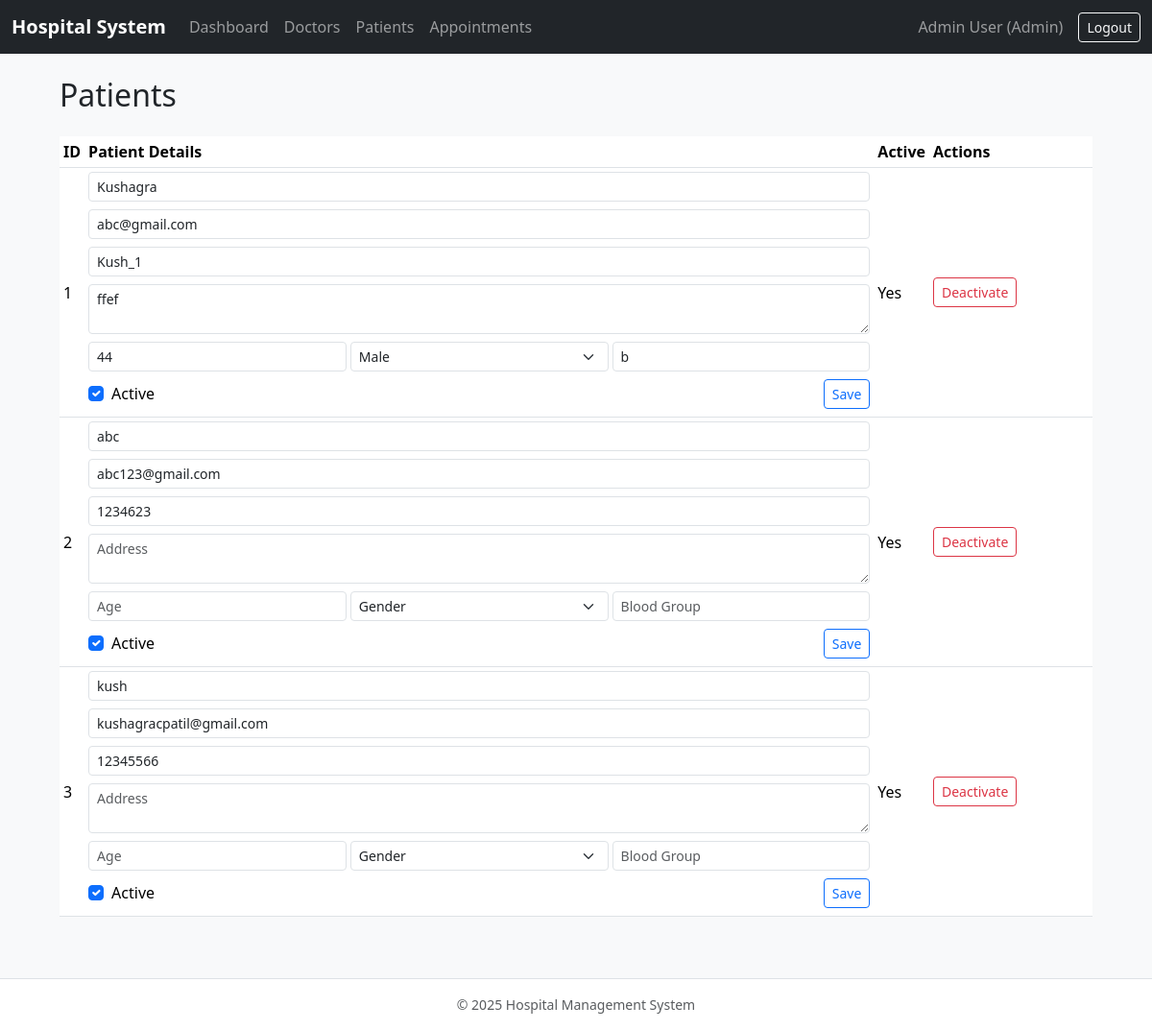
Screenshot of /admin/patients (signed in) with the database file from the repository.
### app.py (models this page shows, shortened)
class User(UserMixin, db.Model):
    __tablename__ = "users"
    id = db.Column(db.Integer, primary_key=True)
    username = db.Column(db.String(80), unique=True, nullable=False)
    name = db.Column(db.String(120), nullable=False)
    email = db.Column(db.String(120), unique=True, nullable=False)
    phone = db.Column(db.String(20))
    password_hash = db.Column(db.String(128), nullable=False)
    role = db.Column(db.String(20), nullable=False)  # admin / doctor / patient
    is_active_user = db.Column(db.Boolean, default=True)
    doctor_profile = db.relationship("DoctorProfile", backref="user", uselist=False)
    patient_profile = db.relationship("PatientProfile", backref="user", uselist=False)
    @property
    def is_active(self):
        return self.is_active_user

class PatientProfile(db.Model):
    __tablename__ = "patient_profiles"
    id = db.Column(db.Integer, primary_key=True)
    user_id = db.Column(db.Integer, db.ForeignKey("users.id"), nullable=False)
    age = db.Column(db.Integer)
    gender = db.Column(db.String(10))
    blood_group = db.Column(db.String(5))
    address = db.Column(db.Text)
    is_active = db.Column(db.Boolean, default=True)
    appointments = db.relationship("Appointment", backref="patient", lazy=True)

### app.py (the view)
@app.route("/admin/patients")
@login_required
@role_required("admin")
def admin_patients():
    patients = PatientProfile.query.all()
    return render_template("admin/patients.html", patients=patients)

### app.py (called while the page is built)
@login_manager.user_loader
def load_user(user_id):
    return User.query.get(int(user_id))

def role_required(*roles):
    def decorator(view):
        @wraps(view)
        def wrapper(*args, **kwargs):
            if not current_user.is_authenticated:
                return login_manager.unauthorized()
            if current_user.role not in roles:
                abort(403)
            return view(*args, **kwargs)
        return wrapper
    return decorator

@app.context_processor
def inject_datetime():
    return {"datetime": datetime}

### templates/admin/patients.html (shortened to what this page needs)
{% extends "base.html" %}
{% block content %}
<h2 class="mb-4">Patients</h2>
{% if patients %}
<div class="table-responsive">
    <table class="table table-sm align-middle">
        <thead>
            <tr>
                <th>ID</th>
                <th>Patient Details</th>
                <th>Active</th>
                <th style="width: 170px;">Actions</th>
            </tr>
        </thead>
        <tbody>
            {% for pat in patients %}
            <tr>
                <td>{{ pat.id }}</td>
                <td>
                    <form class="row g-1" method="post"
                          action="{{ url_for('admin_edit_patient', patient_id=pat.id) }}">
                        <div class="col-12">
                            <input type="text" class="form-control form-control-sm mb-1"
                                   name="name" value="{{ pat.user.name }}" placeholder="Name">
                        </div>
                        <div class="col-12">
                            <input type="email" class="form-control form-control-sm mb-1"
                                   name="email" value="{{ pat.user.email }}" placeholder="Email">
                        </div>
                        <div class="col-12">
                            <input type="text" class="form-control form-control-sm mb-1"
                                   name="phone" value="{{ pat.user.phone or '' }}"
                                   placeholder="Phone">
                        </div>
                        <div class="col-12">
                            <textarea name="address"
                                      class="form-control form-control-sm mb-1"
                                      rows="2"
                                      placeholder="Address">{{ pat.address or '' }}</textarea>
                        </div>
                        <div class="col-4">
                            <input type="number" class="form-control form-control-sm mb-1"
                                   name="age" value="{{ pat.age or '' }}" placeholder="Age">
                        </div>
                        <div class="col-4">
                            <select name="gender"
                                    class="form-select form-select-sm mb-1">
                                <option value="">Gender</option>
                                <option value="Male"
                                  {% if pat.gender == 'Male' %}selected{% endif %}>Male</option>
                            </select>
                        </div>
                        <div class="col-4">
                            <input type="text" class="form-control form-control-sm mb-1"
                                   name="blood_group"
                                   value="{{ pat.blood_group or '' }}"
                                   placeholder="Blood Group">
                        </div>
                        <div class="col-12 d-flex align-items-center mb-1">
                            <div class="form-check me-2">
                                <input class="form-check-input" type="checkbox"
                                       name="is_active" id="pat_active_{{ pat.id }}"
                                       {% if pat.is_active %}checked{% endif %}>
                                <label class="form-check-label"
                                       for="pat_active_{{ pat.id }}">Active</label>
                            </div>
                            <button type="submit"
                                    class="btn btn-sm btn-outline-primary ms-auto">
                                Save
                            </button>
                        </div>
                    </form>
                </td>
                <td>{{ 'Yes' if pat.is_active and pat.user.is_active_user else 'No' }}</td>
                <td>
                    <form method="post"
                          action="{{ url_for('admin_delete_patient', patient_id=pat.id) }}"
                          onsubmit="return confirm('Deactivate this patient?');">
                        <button type="submit" class="btn btn-sm btn-outline-danger">
                            Deactivate
                        </button>
                    </form>
                </td>
            </tr>
            {% endfor %}
        </tbody>
    </table>
</div>
{% else %}
<p class="text-muted">No patients found.</p>
{% endif %}
{% endblock %}

### templates/base.html (shortened to what this page needs)
<!doctype html>
<html lang="en">
<head>
    <link
      href="https://cdn.jsdelivr.net/npm/bootstrap@5.3.3/dist/css/bootstrap.min.css"
      rel="stylesheet"
    >
    <link rel="stylesheet" href="{{ url_for('static', filename='css/style.css') }}">
</head>
<body>
<nav class="navbar navbar-expand-lg navbar-dark bg-dark">
    <div class="container-fluid">
        <a class="navbar-brand" href="{{ url_for('index') }}">Hospital System</a>
        <div class="collapse navbar-collapse" id="navbarNav">
            {% if current_user.is_authenticated %}
                <ul class="navbar-nav me-auto mb-2 mb-lg-0">
                    {% if current_user.role == 'admin' %}
                        <li class="nav-item">
                            <a class="nav-link" href="{{ url_for('admin_dashboard') }}">Dashboard</a>
                        </li>
                        <li class="nav-item">
                            <a class="nav-link" href="{{ url_for('admin_doctors') }}">Doctors</a>
                        </li>
                        <li class="nav-item">
                            <a class="nav-link" href="{{ url_for('admin_patients') }}">Patients</a>
                        </li>
                        <li class="nav-item">
                            <a class="nav-link" href="{{ url_for('admin_appointments') }}">Appointments</a>
                        </li>
                    {% endif %}
                </ul>
                <span class="navbar-text me-3">
                    {{ current_user.name }} ({{ current_user.role|capitalize }})
                </span>
                <a class="btn btn-outline-light btn-sm" href="{{ url_for('logout') }}">Logout</a>
            {% endif %}
        </div>
    </div>
</nav>
<div class="container mt-4">
    {% block content %}{% endblock %}
</div>
<footer class="mt-5 py-3 border-top text-center text-muted small">
    &copy; {{ datetime.utcnow().year }} Hospital Management System
</footer>
</body>
</html>

### static/css/style.css (style rules this page uses)
body { background-color: #f8f9fa; }
.navbar-brand { font-weight: 600; }
.container { max-width: 1100px; }
table.table-sm td, table.table-sm th { vertical-align: middle; }
footer { background-color: #ffffff; }

### rows the page displays
User: name "Admin User", role "Admin"
PatientProfile: id "1", name "Kushagra", email "abc@gmail.com", phone "Kush_1", address "ffef", age "44", gender "Male", blood_group "b", is_active "☑", is_active.is_active_user "Yes"
PatientProfile: id "2", name "abc", email "abc123@gmail.com", phone "1234623", is_active "☑", is_active.is_active_user "Yes"
PatientProfile: id "3", name "kush", email "kushagracpatil@gmail.com", phone "12345566", is_active "☑", is_active.is_active_user "Yes"
